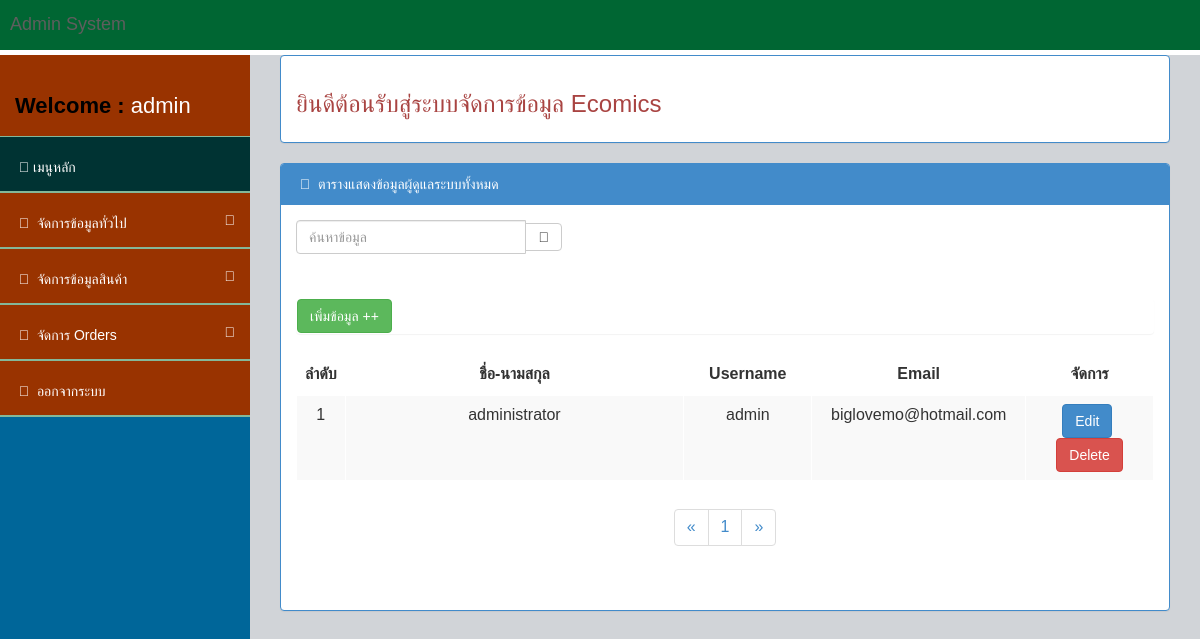
Screenshot of /admin/manage_admin.php (signed in) with the database file from the repository.
### tables this page shows
CREATE TABLE `member` (
  `Mem_ID` int(11) NOT NULL,
  `Mem_User` varchar(30) NOT NULL,
  `Mem_Pass` varchar(30) NOT NULL,
  `Mem_Name` varchar(100) NOT NULL,
  `Mem_Email` varchar(50) NOT NULL,
  `Mem_Tel` varchar(15) NOT NULL,
  `Mem_Address` text NOT NULL,
  `Mem_Date` date NOT NULL,
  `Mem_Permission` int(11) NOT NULL COMMENT '1 = ใช้งาน 2 = ยกเลิก',
  `Mem_Status` int(11) NOT NULL COMMENT '1 = admin 2 = user'
);

### conn.php (called while the page is built, shortened)
<?php
$title_web = "Ecomics";
?>

### admin/manage_admin.php (the view, shortened to what this page needs)
<?php require_once "header.php";?>
    <div id="wrapper">
        <?php
			  require_once "menu_left.php";
		?>
        <div id="page-wrapper">
            <div class="row">
                <div class="col-lg-12">
                    <div class="panel panel-body panel-primary alert-danger"><h3>ยินดีต้อนรับสู่ระบบจัดการข้อมูล <?php echo $title_web;?></h3></div>
                </div>
            </div>
                    <div class="panel panel-primary">
                        <div class="panel-heading">
                            <i class="fa fa-bar-chart-o fa-fw"></i> ตารางแสดงข้อมูลผู้ดูแลระบบทั้งหมด
                        </div>
						<div class="col-lg-4 form-group panel-body panel-primary sidebar-search">
						<form autocomplete="off" class="input-group custom-search-form">
	<input name="txt_search" type="text" id="course" size="50" class="form-control" placeholder="ค้นหาข้อมูล" required /><span class="input-group-btn">
                                <button class="btn btn-default" type="submit">
                                    <i class="fa fa-search"></i>
                                </button>
                            </span>
</form>
</div>
                        <div class="panel-body">
                            <div class="row">
                                <div class="col-lg-12">
                                    <div class="table-responsive">
									<div class="panel"><a href="?admin=add"><input name="" type="button" class="btn btn-success" value="เพิ่มข้อมูล ++">
                                </a></div>
                                        <table class="table table-striped table-bordered table-hover" id="table_example2">
                                            <thead>
                                                <tr>
                                                    <th width="5%"><div align="center">ลำดับ</div></th>
                                                    <th width="40%"><div align="center">ชื่อ-นามสกุล</div></th>
                                                    <th width="15%"><div align="center">Username</div></th>
                                                    <th width="25%"><div align="center">Email</div></th>
													<th width="15%"><div align="center">จัดการ</div></th>
                                                </tr>
                                            </thead>
                                            <tbody>
				<?php
				if(!$_REQUEST['txt_search']){
			$perpage = 10;
			if (isset($_GET['page'])) {
 $page = $_GET['page'];
 } else {
 $page = 1;
 }
			$start = ($page - 1) * $perpage;
$sql = $conn->query("select * from member where Mem_Status = 1 order by Mem_ID desc limit $start,$perpage")or die ;
$sql2 = $conn->query("select * from member where Mem_Status = 1 order by Mem_ID desc")or die ;
$total_record = $sql2->num_rows;
$total_page = ceil($total_record / $perpage);
		}
  $i = 1;
  while ($show= mysqli_fetch_assoc($sql)) {
?>
                  <tr>
                  <td><div align="center"><?php echo $i++;?></div></td>
                  <td><div align="center"><?php echo $show['Mem_Name'];?></div></td>
                  <td><div align="center"><?php echo $show['Mem_User'];?></div></td>
                  <td><div align="center"><?php echo $show['Mem_Email'];?></div></td>
				  <td><div align="center"><a href="?admin=edit&id=<?php echo $show['Mem_ID'];?>"><input name="" type="button"
                  class="btn btn-primary" value="Edit"></a>&nbsp;<a href="?admin=delete&id=<?php echo $show['Mem_ID'];?>"><input
                  name="" type="button" class="btn btn-danger" value="Delete"></a></div></td>
                  </tr>
				  <?php }?>
                  <tr>
                    <td colspan="5"><div align="center"><?php if(mysqli_num_rows($sql)==0){Chk_Row($sql);}else {?><nav>
 <ul class="pagination">
 <li>
 <a href="?page=1" aria-label="Previous">
 <span aria-hidden="true">&laquo;</span> </a> </li>
 <?php for($i=1;$i<=$total_page;$i++){ ?>
 <li><a href="?page=<?php echo $i; ?>"><?php echo $i; ?></a></li>
 <?php } ?>
 <li>
 <a href="?page=<?php echo $total_page;?>" aria-label="Next">
 <span aria-hidden="true">&raquo;</span> </a> </li>
 </ul>
 </nav><?php } ?></div></td>
                    </tr>
                                            </tbody>
                                        </table>
                                    </div>
                                </div>
                            </div>
                        </div>
                    </div>
                        </div>
                    </div>
</body>
</html>

### css/BackEnd/assets/css/style.css (style rules this page uses)
body { background-color:#FFFFFF; }
#wrapper { width: 100%; margin-top: 55px!important; background-color:#069; }
#page-wrapper { padding: 0 15px; min-height: 568px; background-color:rgb(209, 212, 216); }
.sidebar-search { padding: 15px; }

### css/BackEnd/assets/css/main-style.css (style rules this page uses)
@media (min-width:768px) { #page-wrapper { position: inherit; margin: 0 0 0 250px; padding: 0 30px; min-height: 1000px; } }

### rows the page displays
member: Mem_Name "administrator", Mem_User "admin", Mem_Email "biglovemo@hotmail.com"

### other values shown
$_SESSION['ses_admin_user'] "admin"
$title_web "Ecomics"
